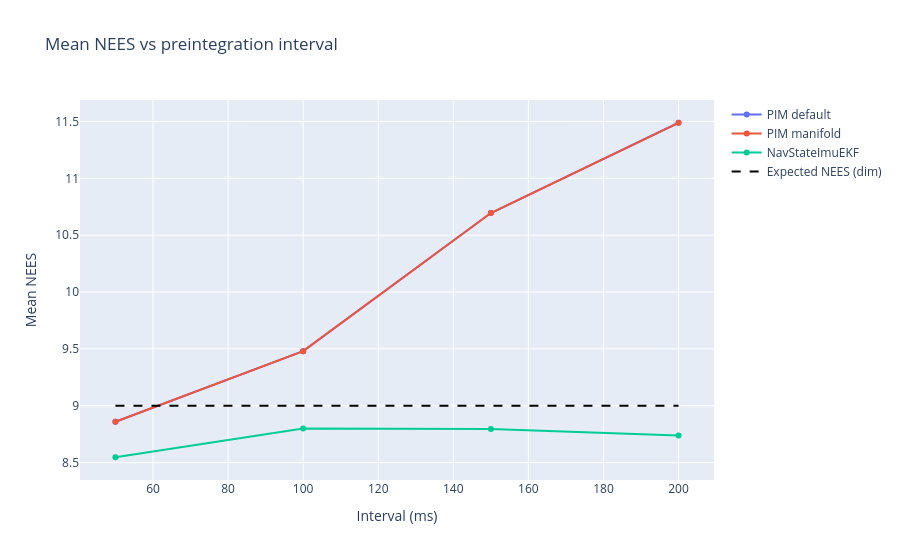

Notebook cell for this chart:
### Markdown cell above
### NEES vs interval

### Code cell
dim = 9
interval_ms = [int(1000 * r["interval_s"]) for r in results]

fig = go.Figure()
fig.add_scatter(
    x=interval_ms,
    y=[r["nees_default_mean"] for r in results],
    mode="lines+markers",
    name="PIM default",
)
fig.add_scatter(
    x=interval_ms,
    y=[r["nees_manifold_mean"] for r in results],
    mode="lines+markers",
    name="PIM manifold",
)
fig.add_scatter(
    x=interval_ms,
    y=[r["nees_ekf_mean"] for r in results],
    mode="lines+markers",
    name="NavStateImuEKF",
)
fig.add_scatter(
    x=interval_ms,
    y=[dim] * len(results),
    mode="lines",
    name="Expected NEES (dim)",
    line=dict(color="black", dash="dash"),
)
fig.update_layout(
    title="Mean NEES vs preintegration interval",
    xaxis_title="Interval (ms)",
    yaxis_title="Mean NEES",
)
fig.show()

### Figure 1 — Plotly figure (JSON) as saved in the notebook; plotly's stock layout.template omitted (floating-point values rounded to 4 significant figures)
{"data": [{"mode": "lines+markers", "name": "PIM default", "type": "scatter", "x": [50, 100, 150, 200], "y": [8.86, 9.48, 10.7, 11.49]}, {"mode": "lines+markers", "name": "PIM manifold", "type": "scatter", "x": [50, 100, 150, 200], "y": [8.86, 9.48, 10.7, 11.49]}, {"mode": "lines+markers", "name": "NavStateImuEKF", "type": "scatter", "x": [50, 100, 150, 200], "y": [8.547, 8.8, 8.795, 8.739]}, {"line": {"color": "black", "dash": "dash"}, "mode": "lines", "name": "Expected NEES (dim)", "type": "scatter", "x": [50, 100, 150, 200], "y": [9, 9, 9, 9]}], "layout": {"title": {"text": "Mean NEES vs preintegration interval"}, "xaxis": {"title": {"text": "Interval (ms)"}}, "yaxis": {"title": {"text": "Mean NEES"}}}}
